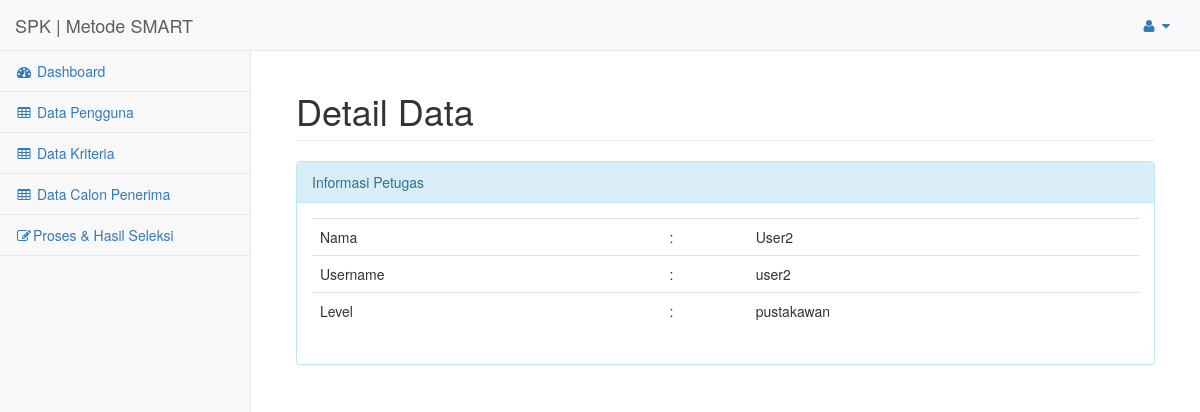
Screenshot of /index.php?url=data_pengguna_lihat&id=3 (signed in) with the database file from the repository.
### tables this page shows
CREATE TABLE `pengguna` (
  `id` int(11) NOT NULL AUTO_INCREMENT,
  `nama` varchar(255) NOT NULL,
  `email` varchar(255) DEFAULT NULL,
  `username` varchar(255) NOT NULL,
  `password` varchar(255) NOT NULL,
  `level` varchar(255) NOT NULL,
  PRIMARY KEY (`id`),
  UNIQUE KEY `username` (`username`),
  UNIQUE KEY `email` (`email`)
);

### config/routes.php (called while the page is built, shortened)
<?php
$include = [];
if(isset($_GET['url'])){
	switch ($_GET['url']) {
		case 'data_pengguna_lihat':
			$include[] = 'halaman/pengguna/lihat.php';
			break;
	}
}else{
	$include[] = 'halaman/dashboard.php';
}
?>

### config/pengguna/load_detail.php (called while the page is built)
<?php
include 'config/koneksi.php';
$id = $_GET['id'];
$hasil = mysqli_query($koneksi, "SELECT * FROM pengguna where id='$id'");
while ($data = mysqli_fetch_assoc($hasil)) {
	$data_pengguna[] = $data;
}
 ?>

### halaman/pengguna/lihat.php (the view)
<div id="page-wrapper">
    <div class="container-fluid">
        <div class="row">
            <div class="col-lg-12">
                <h1 class="page-header">Detail Data</h1>
            </div>
        </div>
        <div class="row">
        	<div class="col-lg-12">
        		<div class="panel panel-info">
        			<div class="panel-heading">
        				Informasi Petugas
        			</div>
        			<div class="panel-body">
        				<table class="table">
                            <tr>
                                <td>Nama</td>
                                <td>:</td>
                                <td><?php echo $data_pengguna[0]['nama']; ?></td>
                            </tr>
                            <tr>
                                <td>Username</td>
                                <td>:</td>
                                <td><?php echo $data_pengguna[0]['username']; ?></td>
                            </tr>
                            <tr>
                                <td>Level</td>
                                <td>:</td>
                                <td><?php echo $data_pengguna[0]['level']; ?></td>
                            </tr>
                        </table>
        			</div>
        		</div>
        	</div>
        </div>
    </div>
</div>

### index.php (shortened to what this page needs)
<?php
include 'config/routes.php';
 include 'halaman/header.php';
foreach ($req as $key => $value) {
	require_once $value;
}
foreach ($include as $key => $value) {
	require_once $value;
}
include 'halaman/footer.php';
?>

### rows the page displays
pengguna: nama "User2", username "user2", level "pustakawan"
